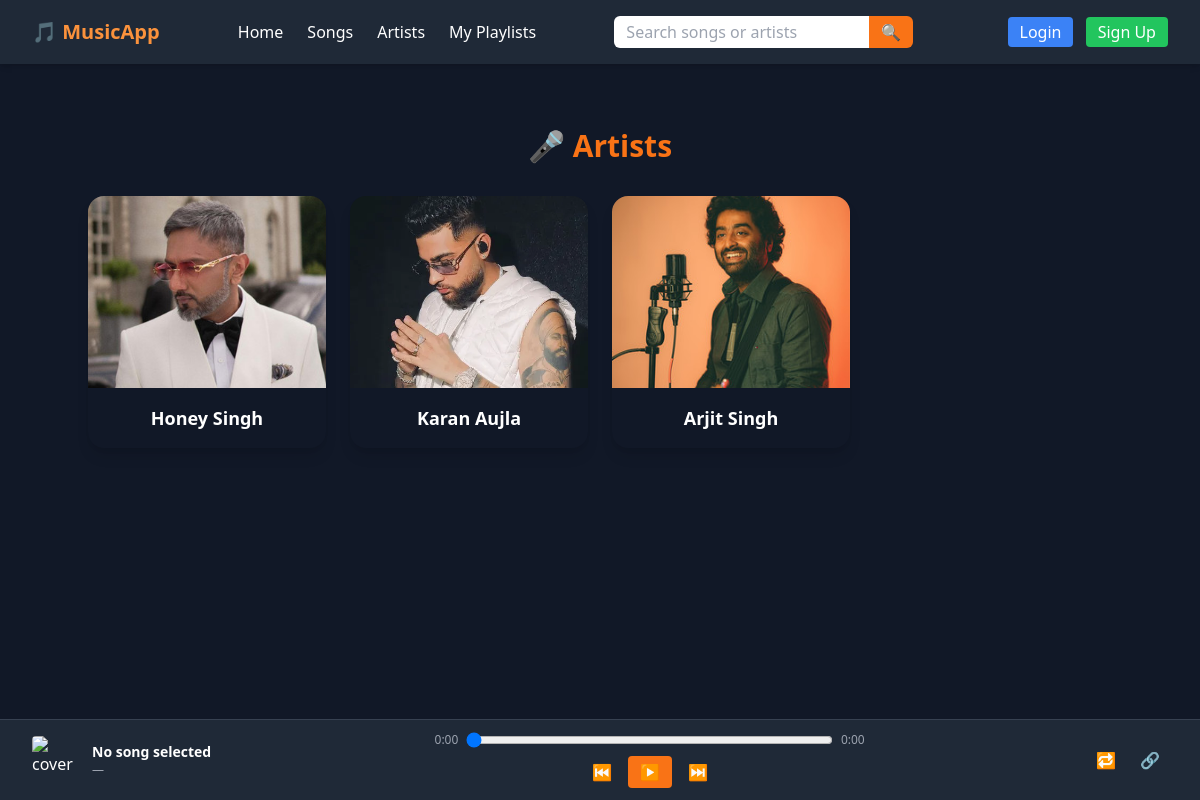
Screenshot of /artists/ with the database file from the repository.
### music/models.py (models this page shows, shortened)
class Artist(models.Model):
    name = models.CharField(max_length=120, unique=True)
    bio = models.TextField(blank=True)
    image = models.ImageField(upload_to='artists/', blank=True, null=True)

### music/views.py (the view)
# urls.py: path('artists/', views.artist_list, name='artist_list'),
def artist_list(request):
    artists = Artist.objects.all()
    return render(request, 'music/artist_list.html', {'artists': artists})

### music/templates/music/artist_list.html
{% extends "base.html" %}
{% block content %}
<div class="max-w-5xl mx-auto mt-10">
    <h1 class="text-3xl font-bold text-orange-500 mb-8 text-center">🎤 Artists</h1>
    {% if artists %}
        <div class="grid grid-cols-2 sm:grid-cols-3 md:grid-cols-4 gap-6">
            {% for artist in artists %}
            <div class="bg-gray-900 rounded-2xl shadow-lg overflow-hidden hover:shadow-2xl transition">
                <a href="{% url 'artist_detail' artist.pk %}">
                    {% if artist.image %}
                        <img src="{{ artist.image.url }}" alt="{{ artist.name }}" class="w-full h-48 object-cover">
                    {% else %}
                        <div class="w-full h-48 flex items-center justify-center bg-gray-800 text-gray-400">
                            No Image
                        </div>
                    {% endif %}
                    <div class="p-4 text-center">
                        <h2 class="text-lg font-semibold text-white">{{ artist.name }}</h2>
                    </div>
                </a>
            </div>
            {% endfor %}
        </div>
    {% else %}
        <p class="text-center text-gray-400">No artists available.</p>
    {% endif %}
</div>
{% endblock %}

### rows the page displays
Artist: image (picture), name "Honey Singh"
Artist: image (picture), name "Karan Aujla"
Artist: image (picture), name "Arjit Singh"
